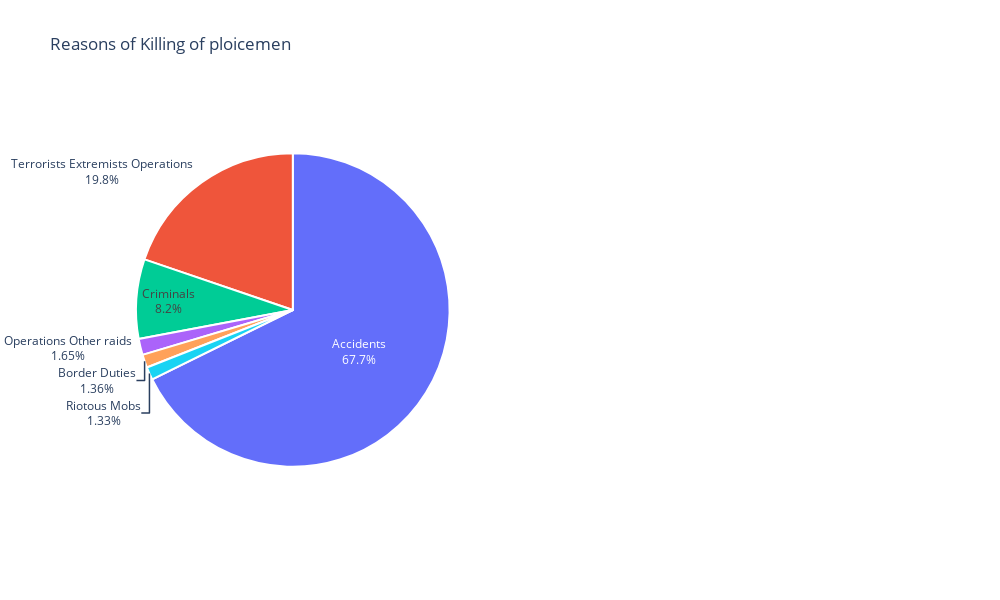

Notebook code cell kept with this figure:
### Code cell
#Plotting various reasons of killings of policemen
Tasks2 = [pkbc, pkbrm, pkia, pkidor, pkito,pkobd]

my_labels2 = 'Criminals','Riotous Mobs', 'Accidents', 'Operations Other raids', 'Terrorists Extremists Operations', 'Border Duties'
sources_pie = go.Pie(labels=my_labels2, values=Tasks2, marker=dict(
                                                    line=dict(color='#FFF', width=2)), 
                                                            domain={'x': [0.0, .4], 'y': [0.0, 1]}
                                                            , showlegend=False, name='Sources of Pie', textinfo='label+percent')
layout = go.Layout(height = 600,
                   width = 1000,
                   autosize = False,
                   title = 'Reasons of Killing of ploicemen')
fig = go.Figure(data = [sources_pie], layout = layout)
fig.show()


#About 19.8% policemen were killed through terrorist and extremists operations

### Figure 1 — Plotly figure (JSON) as saved in the notebook; plotly's stock layout.template omitted (floating-point values rounded to 4 significant figures)
{"data": [{"domain": {"x": [0, 0.4], "y": [0, 1]}, "labels": ["Criminals", "Riotous Mobs", "Accidents", "Operations Other raids", "Terrorists Extremists Operations", "Border Duties"], "marker": {"line": {"color": "#FFF", "width": 2}}, "name": "Sources of Pie", "showlegend": false, "textinfo": "label+percent", "type": "pie", "values": [1374, 222, 11342, 276, 3312, 228]}], "layout": {"autosize": false, "height": 600, "title": {"text": "Reasons of Killing of ploicemen"}, "width": 1000}}
